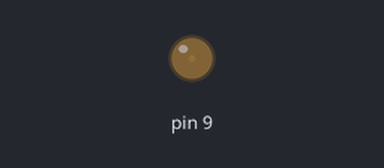
Recording of a sketch running on a simulated Arduino Uno, built with avr-gcc and run on an emulated ATmega328P. On the bench: output pins drawn as LEDs (lit = HIGH).

Above: at 0.05 s.
At 1.3 s:
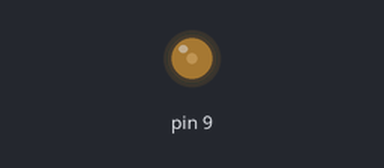
At 2.55 s:
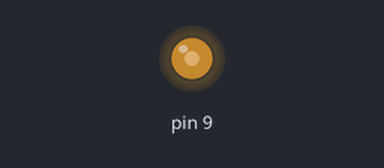
At 5.1 s:
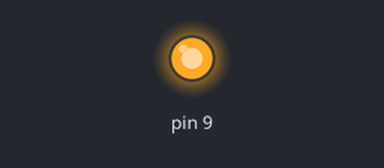
Timing chart, 0 to 6.7 s (numbered marks = the images above):
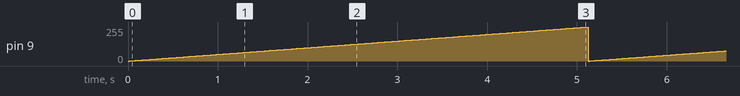

The sketch:

PWM.ino
```cpp
/*
 * Salida PWM en el pin 9
 * www.127voltz.com
 */

void setup() {

}

void loop() {
 for(int cicloT=0 ; cicloT <= 255 ; cicloT++)
 {
  analogWrite(9,cicloT);
  delay(20);
 }
}
```

Measured:
- by itself, pin 9: ramps from 0/255 to 255/255 and jumps back, once every 5.1 s
